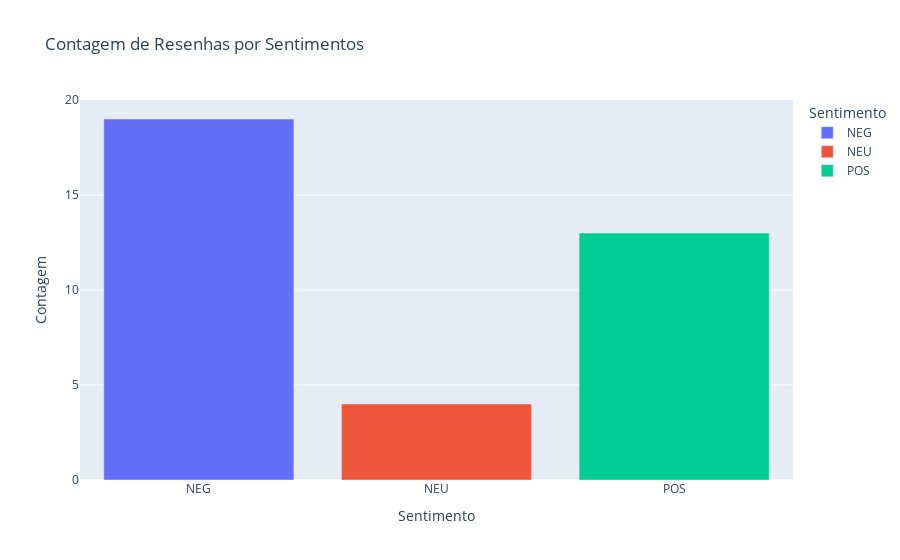

Notebook code cell kept with this figure:
### Code cell
import plotly.express as px

df_sentimento = dados.groupby('Sentimento').size().reset_index(name='Contagem')

fig = px.bar(df_sentimento, x='Sentimento', y='Contagem', color='Sentimento', title='Contagem de Resenhas por Sentimentos')

fig.show()

### Figure 1 — Plotly figure (JSON) as saved in the notebook; plotly's stock layout.template omitted (floating-point values rounded to 4 significant figures)
{"data": [{"alignmentgroup": "True", "hovertemplate": "Sentimento=%{x}<br>Contagem=%{y}<extra></extra>", "legendgroup": "NEG", "marker": {"color": "#636efa", "pattern": {"shape": ""}}, "name": "NEG", "offsetgroup": "NEG", "orientation": "v", "showlegend": true, "textposition": "auto", "type": "bar", "x": ["NEG"], "xaxis": "x", "y": [19], "yaxis": "y"}, {"alignmentgroup": "True", "hovertemplate": "Sentimento=%{x}<br>Contagem=%{y}<extra></extra>", "legendgroup": "NEU", "marker": {"color": "#EF553B", "pattern": {"shape": ""}}, "name": "NEU", "offsetgroup": "NEU", "orientation": "v", "showlegend": true, "textposition": "auto", "type": "bar", "x": ["NEU"], "xaxis": "x", "y": [4], "yaxis": "y"}, {"alignmentgroup": "True", "hovertemplate": "Sentimento=%{x}<br>Contagem=%{y}<extra></extra>", "legendgroup": "POS", "marker": {"color": "#00cc96", "pattern": {"shape": ""}}, "name": "POS", "offsetgroup": "POS", "orientation": "v", "showlegend": true, "textposition": "auto", "type": "bar", "x": ["POS"], "xaxis": "x", "y": [13], "yaxis": "y"}], "layout": {"barmode": "relative", "legend": {"title": {"text": "Sentimento"}, "tracegroupgap": 0}, "title": {"text": "Contagem de Resenhas por Sentimentos"}, "xaxis": {"anchor": "y", "categoryarray": ["NEG", "NEU", "POS"], "categoryorder": "array", "domain": [0, 1], "title": {"text": "Sentimento"}}, "yaxis": {"anchor": "x", "domain": [0, 1], "title": {"text": "Contagem"}}}}
